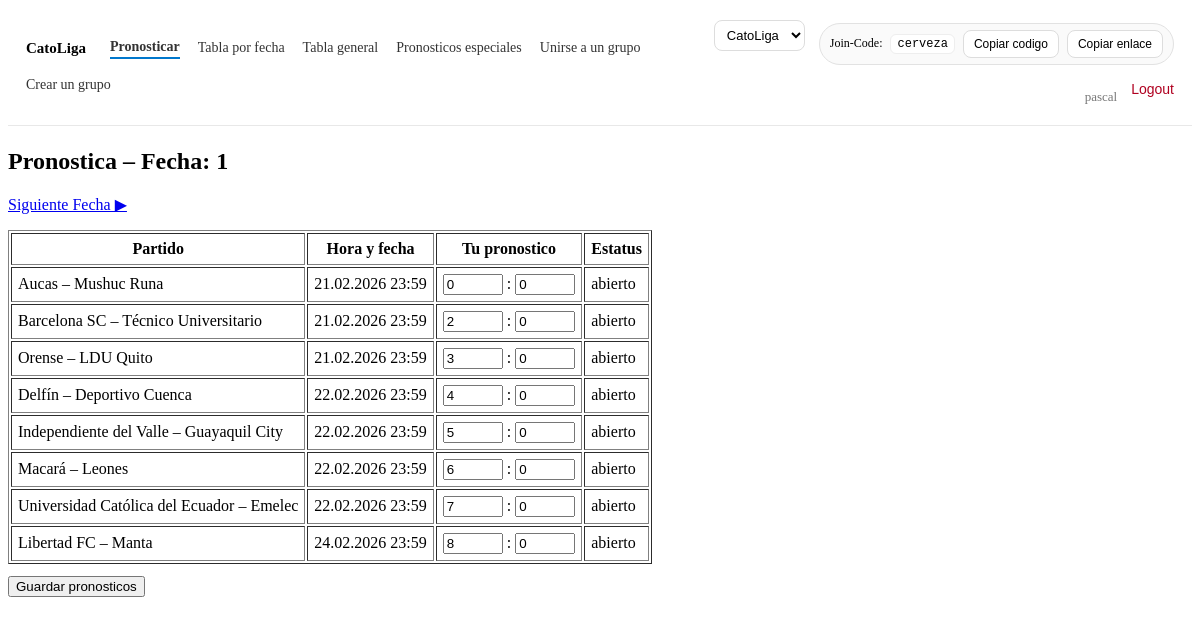
Page /tippen/ (signed in) on the committed database.
### tipping/models.py (models this page shows, shortened)
class Group(models.Model):
    tournament = models.ForeignKey(Tournament, on_delete=models.CASCADE, related_name="groups")
    name = models.CharField(max_length=120)
    owner = models.ForeignKey(
        settings.AUTH_USER_MODEL,
        on_delete=models.SET_NULL,
        null=True,
        blank=True,
        related_name="owned_groups",
    )
    join_code = models.CharField(
        max_length=12,
        unique=True,
        db_index=True,
        default=generate_join_code,
    )

class Match(models.Model):
    tournament = models.ForeignKey(Tournament, on_delete=models.CASCADE, related_name="matches")
    home_team = models.CharField(max_length=80)
    away_team = models.CharField(max_length=80)
    kickoff = models.DateTimeField()
    matchday = models.IntegerField(null=True, blank=True)  # "Fecha" aus der CSV
    home_score = models.IntegerField(null=True, blank=True)
    away_score = models.IntegerField(null=True, blank=True)

class Prediction(models.Model):
    user = models.ForeignKey(settings.AUTH_USER_MODEL, on_delete=models.CASCADE)
    group = models.ForeignKey(Group, on_delete=models.CASCADE, related_name="predictions")
    match = models.ForeignKey(Match, on_delete=models.CASCADE, related_name="predictions")
    pred_home = models.IntegerField(null=True, blank=True)
    pred_away = models.IntegerField(null=True, blank=True)
    updated_at = models.DateTimeField(auto_now=True)
    class Meta:
        constraints = [
            models.UniqueConstraint(fields=["user", "group", "match"], name="unique_prediction")
        ]

### tipping/views.py (the view, shortened to what this page needs)
# urls.py: path("tippen/", views.tippen, name="tippen"),
@login_required
def tippen(request):
    membership = _require_active_membership(request)
    if not membership:
        return redirect("join_group")
    group = membership.group
    tournament = group.tournament
    now = timezone.now()
    matchday = _get_selected_matchday(request, tournament, now)
    def _matches_for_md(md: int):
        return (
            Match.objects
            .filter(tournament=tournament, matchday=md)
            .order_by("kickoff", "home_team")
        )
    matches = _matches_for_md(matchday)
    prev_md, next_md = _prev_next_md(tournament, matchday)
    preds = {
        p.match_id: p
        for p in Prediction.objects.filter(user=request.user, group=group, match__in=matches)
    }
    rows = [{"match": m, "pred": preds.get(m.id)} for m in matches]
    return render(request, "tipping/tippen.html", {
        "group": group,
        "matchday": matchday,
        "rows": rows,
        "prev_md": prev_md,
        "next_md": next_md,
        "now": now,
    })

### tipping/views.py (called while the page is built, shortened)
def _require_active_membership(request) -> Optional[GroupMembership]:
    if not request.user.is_authenticated:
        return None
    active_group_id = request.session.get("active_group_id")
    if active_group_id:
        membership = (
            GroupMembership.objects
            .filter(user=request.user, group_id=active_group_id)
            .select_related("group__tournament")
            .first()
        )
        if membership:
            return membership

def _get_selected_matchday(request, tournament, now):
    md_param = request.GET.get("md")
    next_match = (
        Match.objects
        .filter(tournament=tournament, kickoff__gte=now)
        .exclude(matchday__isnull=True)
        .order_by("kickoff")
        .first()
    )
    if next_match:
        return next_match.matchday

def _prev_next_md(tournament, matchday):
    prev_md = (
        Match.objects.filter(tournament=tournament, matchday__lt=matchday)
        .order_by("-matchday")
        .values_list("matchday", flat=True)
        .first()
    )
    next_md = (
        Match.objects.filter(tournament=tournament, matchday__gt=matchday)
        .order_by("matchday")
        .values_list("matchday", flat=True)
        .first()
    )
    return prev_md, next_md

### templates/tipping/tippen.html (shortened to what this page needs)
{% include "tipping/_nav.html" %}
{% if matchday %}
  <h2>Pronostica – Fecha: {{ matchday }}</h2>
  <p>
    {% if next_md %}<a href="/tippen/?md={{ next_md }}">Siguiente Fecha ▶</a>{% endif %}
  </p>
  <form method="post">
    <table border="1" cellpadding="6">
      <tr>
        <th>Partido</th>
        <th>Hora y fecha</th>
        <th>Tu pronostico</th>
        <th>Estatus</th>
      </tr>
      {% for r in rows %}
        <tr>
          <td>{{ r.match.home_team }} – {{ r.match.away_team }}</td>
          <td>
            {{ r.match.kickoff|date:"d.m.Y H:i" }}
          </td>
          <td>
            {% if now and r.match.kickoff <= now %}
              {% if r.pred %}
                {{ r.pred.pred_home }} : {{ r.pred.pred_away }}
              {% else %}
                —
              {% endif %}
            {% else %}
              <input
                type="number"
                min="0"
                name="pred_home_{{ r.match.id }}"
                style="width:60px"
                value="{% if r.pred %}{{ r.pred.pred_home }}{% endif %}"
              />
              :
              <input
                type="number"
                min="0"
                name="pred_away_{{ r.match.id }}"
                style="width:60px"
                value="{% if r.pred %}{{ r.pred.pred_away }}{% endif %}"
              />
            {% endif %}
          </td>
          <td>
            {% if now and r.match.kickoff <= now %}
              cerrado
            {% else %}
              abierto
            {% endif %}
          </td>
        </tr>
      {% endfor %}
    </table>
    <p style="margin-top: 12px;">
      <button type="submit">Guardar pronosticos</button>
    </p>
  </form>
{% else %}
  <p>No se han encontrado partidos futuros.</p>
{% endif %}

### templates/tipping/_nav.html (shortened to what this page needs)
<div class="nav">
  <div class="nav-left">
    <span class="nav-title">
      {% if group %}{{ group.name }}{% else %}Tippspiel{% endif %}
    </span>
    {% if request.user.is_authenticated %}
      {% if group %}
        <a href="{% url 'tippen' %}" class="{% if request.resolver_match.url_name == 'tippen' %}active{% endif %}">
          Pronosticar
        </a>
        <a href="{% url 'spieltag' %}" class="{% if request.resolver_match.url_name == 'spieltag' %}active{% endif %}">
          Tabla por fecha
        </a>
        <a href="{% url 'tabelle' %}" class="{% if request.resolver_match.url_name == 'tabelle' %}active{% endif %}">
          Tabla general
        </a>
        <a href="{% url 'bonus_tips' %}" class="{% if request.resolver_match.url_name == 'bonus_tips' %}active{% endif %}">
          Pronosticos especiales
        </a>
      {% endif %}
      <a href="{% url 'join_group' %}" class="{% if request.resolver_match.url_name == 'join_group' %}active{% endif %}">
        Unirse a un grupo
      </a>
      <a href="{% url 'create_group' %}" class="{% if request.resolver_match.url_name == 'create_group' %}active{% endif %}">
        Crear un grupo
      </a>
    {% endif %}
  </div>
  <div class="nav-right">
    {% if request.user.is_authenticated %}
      {% if my_groups and my_groups|length > 1 %}
        <form method="post" action="{% url 'set_active_group' %}" class="group-switch">
          <select name="group_id" onchange="this.form.submit()">
            {% for g in my_groups %}
              <option value="{{ g.id }}" {% if group and g.id == group.id %}selected{% endif %}>
                {{ g.name }}
              </option>
            {% endfor %}
          </select>
        </form>
      {% endif %}
      {% if membership and membership.is_creator and group %}
        <span class="pill">
          Join-Code: <code>{{ group.join_code }}</code>
          <button class="mini-btn" type="button"
                  onclick="navigator.clipboard.writeText('{{ group.join_code }}')">
            Copiar codigo
          </button>
          <button class="mini-btn" type="button"
                  onclick="navigator.clipboard.writeText(window.location.origin + '{% url 'join_group' %}?code={{ group.join_code }}')">
            Copiar enlace
          </button>
        </span>
      {% endif %}
      <span class="muted-user">{{ request.user.username }}</span>
      <form method="post" action="{% url 'logout' %}">
        <button type="submit" class="logout-btn">Logout</button>
      </form>
    {% endif %}
  </div>
</div>

### templates/tipping/_nav.html (style rules this page uses)
.nav { display: flex; justify-content: space-between; align-items: center; padding: 12px 18px; margin-bottom: 22px; border-bottom: 1px solid #e8e8e8; background: #ffffff; gap: 16px; }
.nav-left { display: flex; align-items: center; gap: 18px; flex-wrap: wrap; }
.nav-title { font-weight: 600; font-size: 15px; margin-right: 6px; white-space: nowrap; }
.nav a { text-decoration: none; color: #333; font-size: 14px; padding-bottom: 2px; }
.nav a.active { font-weight: 600; border-bottom: 2px solid #0077cc; }
.nav-right { display: flex; align-items: center; gap: 14px; flex-wrap: wrap; justify-content: flex-end; }
.logout-btn { background: none; border: none; color: #b00020; cursor: pointer; font-size: 14px; padding: 0; }
.muted-user { font-size: 13px; color: #777; }
.group-switch { display: inline-flex; align-items: center; gap: 8px; }
.group-switch select { font-size: 13px; padding: 6px 8px; border: 1px solid #ddd; border-radius: 8px; background: #fff; }
.mini-btn { font-size: 12px; padding: 6px 10px; border: 1px solid #ddd; border-radius: 8px; background: #fff; cursor: pointer; }
.pill { font-size: 12px; border: 1px solid #e2e2e2; padding: 6px 10px; border-radius: 999px; background: #fafafa; display: inline-flex; align-items: center; gap: 8px; white-space: nowrap; }
.pill code { font-family: ui-monospace, SFMono-Regular, Menlo, Monaco, Consolas, "Liberation Mono", monospace; font-size: 12px; background: #fff; border: 1px solid #eee; padding: 2px 6px; border-radius: 6px; }

### rows in the picture
Group: name "CatoLiga", join_code "cerveza"
Match: match.home_team "Aucas", match.away_team "Mushuc Runa", match.kickoff "21.02.2026 23:59", pred.pred_home "0", pred.pred_away "0", shows "abierto"
Match: match.home_team "Barcelona SC", match.away_team "Técnico Universitario", match.kickoff "21.02.2026 23:59", pred.pred_home "2", pred.pred_away "0", shows "abierto"
Match: match.home_team "Orense", match.away_team "LDU Quito", match.kickoff "21.02.2026 23:59", pred.pred_home "3", pred.pred_away "0", shows "abierto"
Match: match.home_team "Delfín", match.away_team "Deportivo Cuenca", match.kickoff "22.02.2026 23:59", pred.pred_home "4", pred.pred_away "0", shows "abierto"
Match: match.home_team "Independiente del Valle", match.away_team "Guayaquil City", match.kickoff "22.02.2026 23:59", pred.pred_home "5", pred.pred_away "0", shows "abierto"
Match: match.home_team "Macará", match.away_team "Leones", match.kickoff "22.02.2026 23:59", pred.pred_home "6", pred.pred_away "0", shows "abierto"
Match: match.home_team "Universidad Católica del Ecuador", match.away_team "Emelec", match.kickoff "22.02.2026 23:59", pred.pred_home "7", pred.pred_away "0", shows "abierto"
Match: match.home_team "Libertad FC", match.away_team "Manta", match.kickoff "24.02.2026 23:59", match.id "8", pred.pred_away "0", shows "abierto"

### other values in the picture
{{ request.user.username }} "pascal"
{{ matchday }} "1"
form field group_id "CatoLiga"
